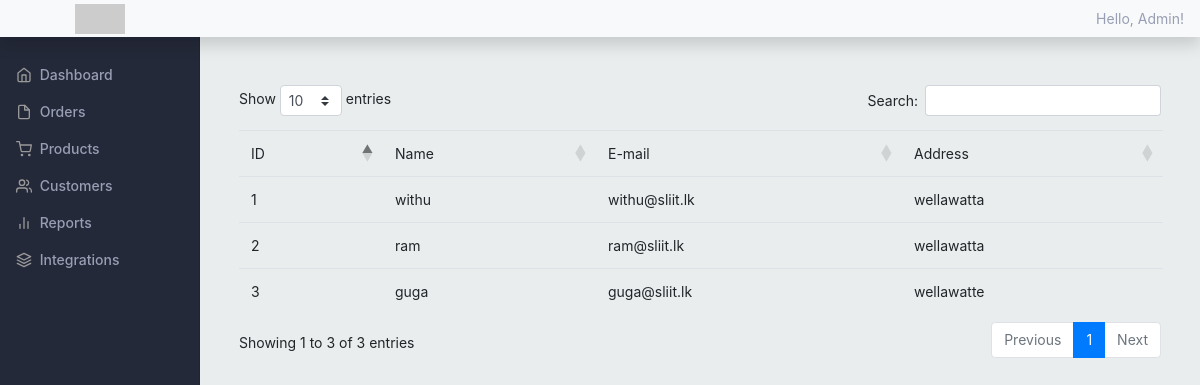
Page /admin/manage-customers.php on the committed database.
### tables this page shows
CREATE TABLE `customers` (
  `id` int(11) NOT NULL,
  `name` varchar(100) NOT NULL,
  `email` varchar(100) NOT NULL,
  `password` varchar(20) NOT NULL,
  `address` varchar(100) NOT NULL,
  `image` varchar(200) NOT NULL
);

### admin/manage-customers.php (the view, shortened to what this page needs)
<!DOCTYPE html>
<html lang="en" dir="ltr">
<head>
  <?php include "../imports.php";
  ?>
  <link rel="stylesheet" href="dashboard.css">
</head>
<body>
  <nav class="navbar navbar-light fixed-top bg-light flex-md-nowrap p-0 shadow">
    <a class=" col-sm-3 col-md-2 mr-0" href="#"><img class="d-block mx-auto" src="https://via.placeholder.com/50x30.png?text=Slide+1" alt="First slide"></a>
    <ul class="navbar-nav px-3">
      <li class="nav-item text-nowrap">
        <a class="nav-link" href="#">Hello, Admin!</a>
      </li>
    </ul>
  </nav>
  <div class="container-fluid">
    <div class="row">
      <nav class="col-md-2 d-none d-md-block sidebar-bg sidebar">
        <div class="sidebar-sticky">
          <ul class="nav flex-column">
            <li class="nav-item">
              <a class="nav-link" href="admin.php">
              <span class="sidebar-icon" data-feather="home"></span>
                Dashboard <span class="sr-only">(current)</span>
              </a>
            </li>
            <li class="nav-item">
              <a class="nav-link" href="manage-orders.php">
                <span data-feather="file"></span>
                Orders
              </a>
            </li>
            <li class="nav-item">
              <a class="nav-link" href="manage-products.php">
                <span data-feather="shopping-cart"></span>
                Products
              </a>
            </li>
            <li class="nav-item">
              <a class="nav-link" href="manage-customers.php">
                <span data-feather="users"></span>
                Customers
              </a>
            </li>
            <li class="nav-item">
              <a class="nav-link" href="report.php">
                <span data-feather="bar-chart-2"></span>
                Reports
              </a>
            </li>
            <li class="nav-item">
              <a class="nav-link" href="#">
                <span data-feather="layers"></span>
                Integrations
              </a>
            </li>
          </ul>
        </div>
      </nav>
      <main role="main" class="col-md-9 ml-sm-auto col-lg-10 px-4">
        <div id="contents" class="">
          <div class="container-fluid mt-3">
            <div class="row">
              <div class="col">
                <table id="table_customer" class="table mt-3 display">
                  <?php
                  include "../dbconfig.php";
                  $sql ="SELECT * FROM `customers`";
                  $result = mysqli_query($con,$sql);
                  if(mysqli_num_rows($result)> 0)
                  {
                    echo   " <thead><tr class='manage-customers-tr'><td class='manage-customers-td'>ID</td><td class='manage-customers-td'>Name</td>
                    <td class='manage-customers-td'>E-mail</td><td class='manage-customers-td'>Address</td></tr> </thead><tbody> ";
                    while($row = mysqli_fetch_assoc($result))
                    {
                      echo   " <tr class='manage-customers-tr'>  ";
                      echo   " <td class='align-middle'><div class=''>".$row["id"]."</div></td>  ";
                      echo   " <td class='align-middle'><div class=''>".$row["name"]."</div></td>  ";
                      echo   " <td class='align-middle'><div class=''>".$row["email"]."</div></td>  ";
                      echo   " <td class='align-middle'><div class=''>".$row["address"]."</div></td>  ";
                      echo "</tr>";
                    }
                    echo "</tbody>";
                  }
                  ?>
                </table>
              </div>
            </div>
          </div>
        </div>
      </main>
    </div>
  </div>
</body>
</html>

### styles.css (style rules this page uses)
html, body { width: 100%; max-width: 100%; overflow-x: hidden; }
body { background-color: #EAEDED !important; }

### admin/dashboard.css (style rules this page uses)
body { font-size: .875rem; }
.feather { width: 16px; height: 16px; vertical-align: text-bottom; }
.sidebar { position: fixed; top: 0; bottom: 0; left: 0; z-index: 100; padding: 48px 0 0; box-shadow: inset -1px 0 0 rgba(0, 0, 0, .1); }
.sidebar-sticky { position: relative; top: 0; height: calc(100vh - 48px); padding-top: .5rem; overflow-x: hidden; overflow-y: auto; }
.sidebar .nav-link { font-weight: 500; color: #333; }
.sidebar .nav-link .feather { margin-right: 4px; color: #999; }
[role="main"] { padding-top: 133px; }
@media (min-width: 768px) { [role="main"] { padding-top: 48px; } }

### admin/manage-customers.php (style rules this page uses)
.sidebar-bg { background-color: #242939; }
.nav-link { color: #989eb3 !important; }

### rows in the picture
customers: id "1", name "withu", email "withu@sliit.lk", address "wellawatta"
customers: id "2", name "ram", email "ram@sliit.lk", address "wellawatta"
customers: id "3", name "guga", email "guga@sliit.lk", address "wellawatte"
